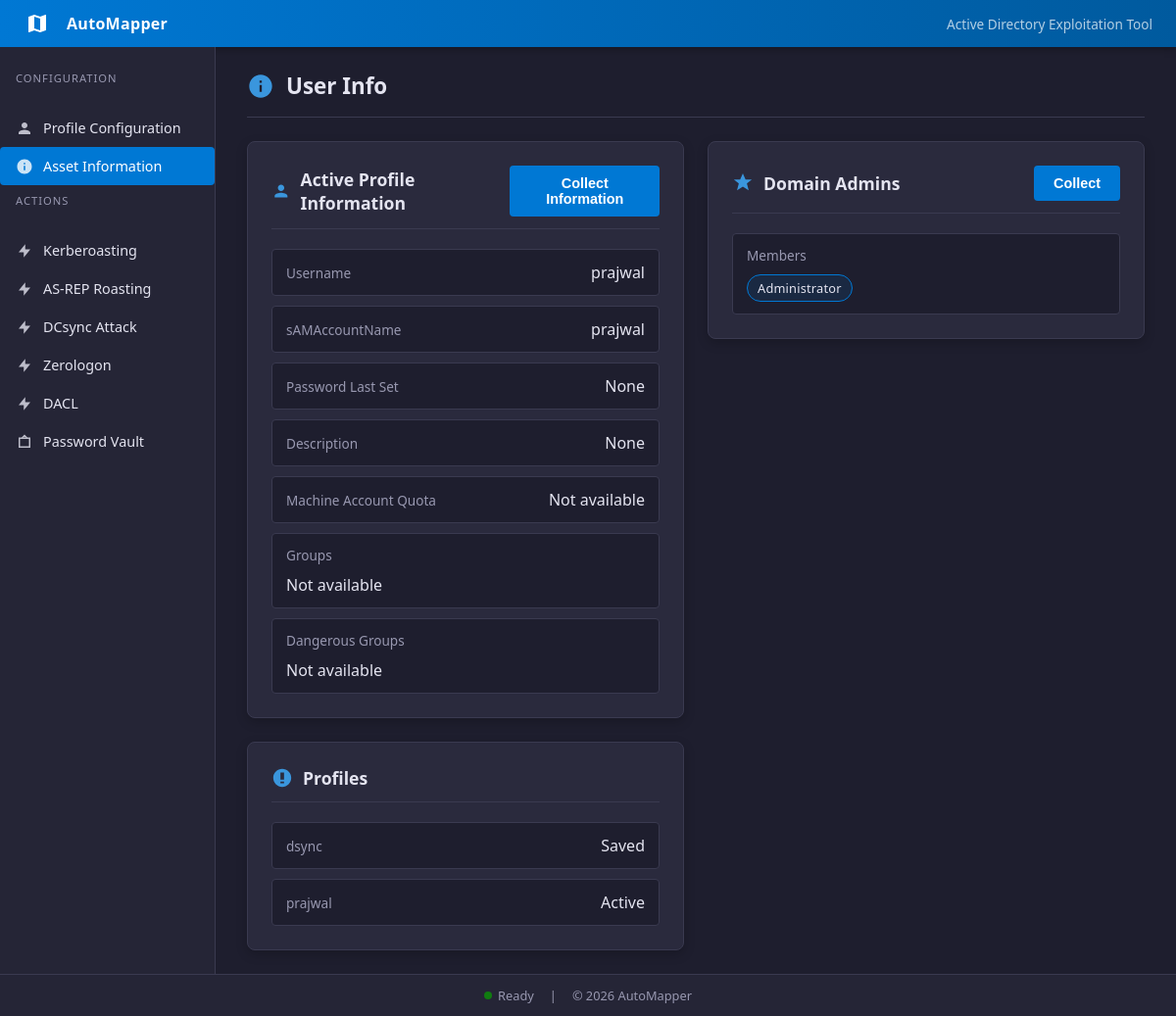
Page /user-info on the earlier database version.
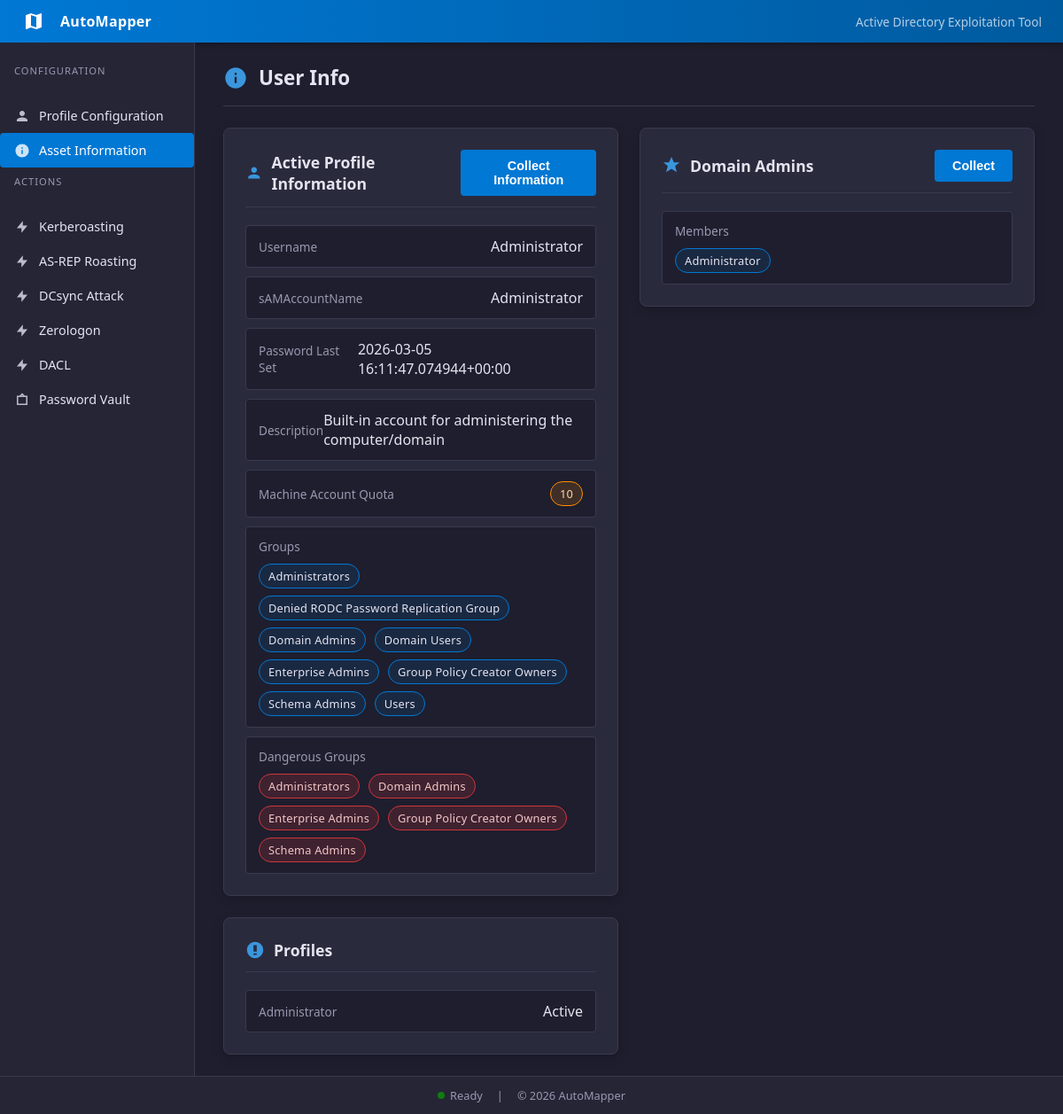
Same page on the later database version.
### tables this page shows
CREATE TABLE profiles (
    description text,
    name text,
    password text,
    ntlmHash text,
    domain text,
    dc_ip text,
    fqdn text
, username text, dc_fqdn text, profile_description text, ntlm_hash text);

CREATE TABLE users (
    username text,
    description text,
    groups text,
    ntlmHash text,
    kerberosHash text,
    asrepHash text,
    password text,
    lastSet timestamp
, pwdLastSet text, machineAccountQuota text);

CREATE TABLE domain_admins (
    member text,
    collected_at timestamp
);

### app/routes/main.py (the view, shortened to what this page needs)
@main_bp.route("/user-info", methods=["GET", "POST"])
def user_info():
    creds = _get_creds()
    profiles = fetch_profiles()
    active_profile = get_active_profile()
    status_message = None
    error = None
    domain_admins_message = None
    domain_admins_error = None
    loaded_user = creds.get("username") if creds else None
    user_info = fetch_user_info(loaded_user) if loaded_user else None
    dangerous_groups = []
    dangerous_group_details = {}
    if user_info and user_info.get("groups"):
        dangerous_groups = find_dangerous_groups_from_text(user_info.get("groups"))
        dangerous_group_details = {
            name: DANGEROUS_GROUP_DETAILS.get(name)
            for name in dangerous_groups
            if DANGEROUS_GROUP_DETAILS.get(name)
        }
    if user_info and user_info.get("pwdLastSet"):
        formatted = filetime_to_datetime(user_info.get("pwdLastSet"))
        if formatted:
            user_info["pwdLastSetDisplay"] = formatted
    return render_template(
        "user_info.html",
        creds=creds,
        profiles=profiles,
        active_profile=active_profile,
        status_message=status_message,
        error=error,
        domain_admins_message=domain_admins_message,
        domain_admins_error=domain_admins_error,
        user_info=user_info,
        dangerous_groups=dangerous_groups,
        dangerous_group_details=dangerous_group_details,
        domain_admins=fetch_domain_admins(),
    )

### app/db/database.py (called while the page is built)
def get_db():
    conn = sqlite3.connect(DB_PATH)
    conn.row_factory = sqlite3.Row
    return conn

def _normalize_username(value):
    if not value:
        return value
    return value.split("\\", 1)[-1]

def fetch_profiles():
    conn = get_db()
    try:
        rows = conn.execute(
            """
            SELECT name, username, password, ntlm_hash, domain, dc_ip, dc_fqdn, profile_description
            FROM profiles
            ORDER BY name
            """
        ).fetchall()
    finally:
        conn.close()
    profiles = {}
    for row in rows:
        profiles[row["name"]] = {
            "username": row["username"],
            "password": row["password"],
            "ntlm_hash": row["ntlm_hash"],
            "domain": row["domain"],
            "dc_ip": row["dc_ip"],
            "dc_fqdn": row["dc_fqdn"],
            "profile_description": row["profile_description"],
        }
    return profiles

def get_profile(name):
    conn = get_db()
    try:
        row = conn.execute(
            """
            SELECT name, username, password, ntlm_hash, domain, dc_ip, dc_fqdn, profile_description
            FROM profiles
            WHERE name = ?
            """,
            (name,),
        ).fetchone()
    finally:
        conn.close()
    if not row:
        return None
    return {
        "username": row["username"],
        "password": row["password"],
        "ntlm_hash": row["ntlm_hash"],
        "domain": row["domain"],
        "dc_ip": row["dc_ip"],
        "dc_fqdn": row["dc_fqdn"],
        "profile_description": row["profile_description"],
    }

def get_active_profile():
    conn = get_db()
    try:
        row = conn.execute(
            "SELECT value FROM app_state WHERE key = ?",
            ("active_profile",),
        ).fetchone()
    finally:
        conn.close()
    return row["value"] if row else None

def fetch_domain_admins():
    conn = get_db()
    try:
        rows = conn.execute(
            """
            SELECT member, collected_at
            FROM domain_admins
            ORDER BY member
            """,
        ).fetchall()
    finally:
        conn.close()
    members = [row["member"] for row in rows if row["member"]]
    collected_at = rows[0]["collected_at"] if rows else None
    return {
        "members": members,
        "collected_at": collected_at,
    }

### app/routes/main.py (called while the page is built)
def _get_creds():
    active_profile = get_active_profile()
    if not active_profile:
        return {}
    return get_profile(active_profile) or {}

### app/templates/user_info.html (shortened to what this page needs)
{% extends 'base.html' %}
{% block content %}
<div class="page-header">
  <svg viewBox="0 0 24 24"><path d="M12 2C6.48 2 2 6.48 2 12s4.48 10 10 10 10-4.48 10-10S17.52 2 12 2zm1 15h-2v-6h2v6zm0-8h-2V7h2v2z"/></svg>
  <h1 class="page-title">User Info</h1>
</div>
<div class="card-grid">
  <section class="card">
    <div class="card-header">
      <svg viewBox="0 0 24 24"><path d="M12 12c2.21 0 4-1.79 4-4s-1.79-4-4-4-4 1.79-4 4 1.79 4 4 4zm0 2c-2.67 0-8 1.34-8 4v2h16v-2c0-2.66-5.33-4-8-4z"/></svg>
      <h1>Active Profile Information</h1>
      {% if creds.username %}
      <form method="POST" style="margin-left: auto;">
        <button class="btn" name="action" value="collect" type="submit">
          Collect Information
        </button>
      </form>
      {% endif %}
    </div>
    {% if creds.username %}
    <div class="output">
      <div class="output-row">
        <span class="label">Username</span>
        <span class="value">{{ creds.username }}</span>
      </div>
      <div class="output-row">
        <span class="label">sAMAccountName</span>
        <span class="value">{{ user_info.sAMAccountName if user_info else 'Not available' }}</span>
      </div>
      <div class="output-row">
        <span class="label">Password Last Set</span>
        <span class="value">{{ user_info.pwdLastSetDisplay if user_info and user_info.pwdLastSetDisplay else (user_info.pwdLastSet if user_info else 'Not available') }}</span>
      </div>
      <div class="output-row">
        <span class="label">Description</span>
        <span class="value">{{ user_info.description if user_info else 'Not available' }}</span>
      </div>
      <div class="output-row">
        <span class="label">Machine Account Quota</span>
        {% if user_info and user_info.machineAccountQuota %}
        <span class="value">
          <span class="quota-pill">
            {{ user_info.machineAccountQuota }}
          </span>
        </span>
        {% else %}
        <span class="value">Not available</span>
        {% endif %}
      </div>
      <div class="output-row stacked">
        <span class="label">Groups</span>
        {% if user_info and user_info.groups %}
        <ul class="group-list">
          {% for group in user_info.groups.split(',') %}
          {% set name = group | trim %}
          {% if name %}
          <li>{{ name }}</li>
          {% endif %}
          {% endfor %}
        </ul>
        {% else %}
        <span class="value">Not available</span>
        {% endif %}
      </div>
      <div class="output-row stacked">
        <span class="label">Dangerous Groups</span>
        {% if dangerous_groups %}
        <ul class="group-list dangerous-list">
          {% for group in dangerous_groups %}
          {% set detail = dangerous_group_details.get(group) %}
          <li class="group-pill">
            {{ group }}
          </li>
          {% endfor %}
        </ul>
        {% else %}
        <span class="value">Not available</span>
        {% endif %}
      </div>
    </div>
    {% else %}
    <div class="notice">No user configured yet. Please submit credentials on the <a href="{{ url_for('main.index') }}" style="color: var(--accent-light);">User Configuration</a> page first.</div>
    {% endif %}
  </section>
  <section class="card">
    <div class="card-header">
      <svg viewBox="0 0 24 24"><path d="M12 1l3 7h7l-5.5 4.2L18.5 20 12 15.8 5.5 20l2-7.8L2 8h7z"/></svg>
      <h1>Domain Admins</h1>
      {% if creds.username %}
      <form method="POST" style="margin-left: auto;">
        <button class="btn" name="action" value="collect_domain_admins" type="submit">
          Collect
        </button>
      </form>
      {% endif %}
    </div>
    {% if creds.username %}
    {% if domain_admins and domain_admins.members %}
    <div class="output">
      <div class="output-row stacked">
        <span class="label">Members</span>
        <ul class="group-list">
          {% for member in domain_admins.members %}
          <li>{{ member }}</li>
          {% endfor %}
        </ul>
      </div>
    </div>
    {% else %}
    <div class="notice">No Domain Admins collected yet.</div>
    {% endif %}
    {% else %}
    <div class="notice">No user configured yet. Please submit credentials on the <a href="{{ url_for('main.index') }}" style="color: var(--accent-light);">User Configuration</a> page first.</div>
    {% endif %}
  </section>
  <section class="card">
    <div class="card-header">
      <svg viewBox="0 0 24 24"><path d="M12 2C6.48 2 2 6.48 2 12s4.48 10 10 10 10-4.48 10-10S17.52 2 12 2zm-2 14h4v2h-4v-2zm0-10h4v8h-4V6z"/></svg>
      <h1>Profiles</h1>
    </div>
    {% if profiles %}
    <div class="output">
      {% for profile_name in profiles.keys() %}
      <div class="output-row">
        <span class="label">{{ profile_name }}</span>
        <span class="value">{% if active_profile == profile_name %}Active{% else %}Saved{% endif %}</span>
      </div>
      {% endfor %}
    </div>
    {% else %}
    <div class="notice">No profiles saved yet. Create one in <a href="{{ url_for('main.index') }}" style="color: var(--accent-light);">User Configuration</a>.</div>
    {% endif %}
  </section>
</div>
{% endblock %}

### app/templates/base.html (shortened to what this page needs)
<!DOCTYPE html>
<html lang="en">
  <head>
    <link
      rel="stylesheet"
      href="{{ url_for('static', filename='css/style.css') }}"
    />
  </head>
  <body>
    <div class="app-shell">
      <header class="app-header">
        <div class="header-icon">
          <svg viewBox="0 0 24 24"><path d="M20.5 3l-.16.03L15 5.1 9 3 3.36 4.9c-.21.07-.36.25-.36.48V20.5c0 .28.22.5.5.5l.16-.03L9 18.9l6 2.1 5.64-1.9c.21-.07.36-.25.36-.48V3.5c0-.28-.22-.5-.5-.5zM15 19l-6-2.11V5l6 2.11V19z"/></svg>
        </div>
        <div class="brand">AutoMapper</div>
        <div class="tagline">Active Directory Exploitation Tool</div>
      </header>
      <div class="app-body">
        <aside class="sidebar">
          <div class="nav-section">
            <div class="nav-section-title">Configuration</div>
          </div>
          <a
            href="{{ url_for('main.index') }}"
            class="nav-item {% if request.endpoint == 'main.index' %}active{% endif %}"
          >
            <svg viewBox="0 0 24 24"><path d="M12 12c2.21 0 4-1.79 4-4s-1.79-4-4-4-4 1.79-4 4 1.79 4 4 4zm0 2c-2.67 0-8 1.34-8 4v2h16v-2c0-2.66-5.33-4-8-4z"/></svg>
            Profile Configuration
          </a>
          <a
            href="{{ url_for('main.user_info') }}"
            class="nav-item {% if request.endpoint == 'main.user_info' %}active{% endif %}"
          >
            <svg viewBox="0 0 24 24"><path d="M12 2C6.48 2 2 6.48 2 12s4.48 10 10 10 10-4.48 10-10S17.52 2 12 2zm1 15h-2v-6h2v6zm0-8h-2V7h2v2z"/></svg>
            Asset Information
          </a>
          <div class="nav-section">
            <div class="nav-section-title">Actions</div>
          </div>
          <a
            href="{{ url_for('main.kerberoast') }}"
            class="nav-item {% if request.endpoint == 'main.exploitation' %}active{% endif %}"
          >
            <svg viewBox="0 0 24 24"><path d="M13 10V3L4 14h7v7l9-11h-7z"/></svg>
            Kerberoasting
          </a>
          <a
            href="{{ url_for('main.asreproast') }}"
            class="nav-item {% if request.endpoint == 'main.asreproast' %}active{% endif %}"
          >
            <svg viewBox="0 0 24 24"><path d="M13 10V3L4 14h7v7l9-11h-7z"/></svg>
            AS-REP Roasting
          </a>
          <a
            href="{{ url_for('main.dcsync') }}"
            class="nav-item {% if request.endpoint == 'main.dcsync' %}active{% endif %}"
          >
            <svg viewBox="0 0 24 24"><path d="M13 10V3L4 14h7v7l9-11h-7z"/></svg>
            DCsync Attack
          </a>
          <a
            href="{{ url_for('main.zerologon') }}"
            class="nav-item {% if request.endpoint == 'main.zerologon' %}active{% endif %}"
          >
            <svg viewBox="0 0 24 24"><path d="M13 10V3L4 14h7v7l9-11h-7z"/></svg>
            Zerologon
          </a>
          <a
            href="{{ url_for('main.writable') }}"
            class="nav-item {% if request.endpoint == 'main.writable' %}active{% endif %}"
          >
            <svg viewBox="0 0 24 24"><path d="M13 10V3L4 14h7v7l9-11h-7z"/></svg>
            DACL
          </a>
          <a
            href="{{ url_for('main.vault') }}"
            class="nav-item {% if request.endpoint == 'main.vault' %}active{% endif %}"
          >
            <svg viewBox="0 0 24 24"><path d="M12 2l4 4h4v14H4V6h4l4-4zm0 3.41L9.41 6h5.18L12 5.41zM6 8v10h12V8H6z"/></svg>
            Password Vault
          </a>
        </aside>
        <main class="app-main">
          {% block content %}{% endblock %}
        </main>
      </div>
      <footer class="app-footer">
        <div class="status-bar">
          <div class="status-item">
            <span class="status-dot"></span>
            <span>Ready</span>
          </div>
          <span>|</span>
          <span>© 2026 AutoMapper</span>
        </div>
      </footer>
    </div>
  </body>
</html>

Differences in the rows shown:
removed users: username "prajwal"
removed profiles: name "dsync", shows "Saved"
changed profiles: username "prajwal" → "Administrator"; name "prajwal" → "Administrator"
now on this page (row edited): users: username "Administrator", pwdLastSet "2026-03-05 16:11:47.074944+00:00", description "Built-in account for administering the computer/domain", machineAccountQuota "10"
Other differences:
{{ user_info.description if user_info else 'Not available' }}: "None" → (not shown)
new list line: "Administrators"
new list line: "Denied RODC Password Replication Group"
new list line: "Domain Admins"
new list line: "Domain Users"
new list line: "Enterprise Admins"
new list line: "Group Policy Creator Owners"
new list line: "Schema Admins"
new list line: "Users"
text no longer shown: "None Not available Not available Not available"
